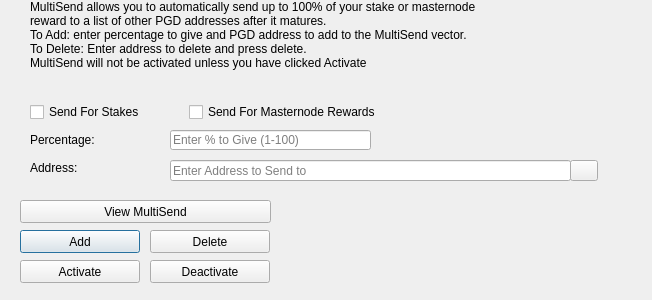
<?xml version="1.0" encoding="UTF-8"?>
<ui version="4.0">
 <class>MultiSendDialog</class>
 <widget class="QDialog" name="MultiSendDialog">
  <property name="windowModality">
   <enum>Qt::NonModal</enum>
  </property>
  <property name="geometry">
   <rect>
    <x>0</x>
    <y>0</y>
    <width>652</width>
    <height>300</height>
   </rect>
  </property>
  <property name="windowTitle">
   <string>MultiSend</string>
  </property>
  <widget class="QLineEdit" name="multiSendPercentEdit">
   <property name="geometry">
    <rect>
     <x>170</x>
     <y>130</y>
     <width>201</width>
     <height>20</height>
    </rect>
   </property>
   <property name="toolTip">
    <string>Enter whole numbers 1 - 100</string>
   </property>
   <property name="placeholderText">
    <string>Enter % to Give (1-100)</string>
   </property>
  </widget>
  <widget class="QLineEdit" name="multiSendAddressEdit">
   <property name="geometry">
    <rect>
     <x>170</x>
     <y>160</y>
     <width>401</width>
     <height>21</height>
    </rect>
   </property>
   <property name="toolTip">
    <string/>
   </property>
   <property name="placeholderText">
    <string>Enter Address to Send to</string>
   </property>
  </widget>
  <widget class="QLabel" name="label_2">
   <property name="geometry">
    <rect>
     <x>30</x>
     <y>0</y>
     <width>451</width>
     <height>121</height>
    </rect>
   </property>
   <property name="lineWidth">
    <number>1</number>
   </property>
   <property name="text">
    <string>MultiSend allows you to automatically send up to 100% of your stake or masternode reward to a list of other PGD addresses after it matures.
To Add: enter percentage to give and PGD address to add to the MultiSend vector.
To Delete: Enter address to delete and press delete.
MultiSend will not be activated unless you have clicked Activate</string>
   </property>
   <property name="alignment">
    <set>Qt::AlignLeading|Qt::AlignLeft|Qt::AlignTop</set>
   </property>
   <property name="wordWrap">
    <bool>true</bool>
   </property>
  </widget>
  <widget class="QLabel" name="message">
   <property name="geometry">
    <rect>
     <x>290</x>
     <y>200</y>
     <width>351</width>
     <height>91</height>
    </rect>
   </property>
   <property name="text">
    <string/>
   </property>
  </widget>
  <widget class="QPushButton" name="addButton">
   <property name="geometry">
    <rect>
     <x>20</x>
     <y>230</y>
     <width>120</width>
     <height>23</height>
    </rect>
   </property>
   <property name="toolTip">
    <string/>
   </property>
   <property name="statusTip">
    <string>Add to MultiSend Vector</string>
   </property>
   <property name="text">
    <string>Add</string>
   </property>
  </widget>
  <widget class="QPushButton" name="disableButton">
   <property name="geometry">
    <rect>
     <x>150</x>
     <y>260</y>
     <width>120</width>
     <height>23</height>
    </rect>
   </property>
   <property name="statusTip">
    <string>Deactivate MultiSend</string>
   </property>
   <property name="text">
    <string>Deactivate</string>
   </property>
  </widget>
  <widget class="QPushButton" name="addressBookButton">
   <property name="geometry">
    <rect>
     <x>570</x>
     <y>160</y>
     <width>28</width>
     <height>21</height>
    </rect>
   </property>
   <property name="toolTip">
    <string>Choose an address from the address book</string>
   </property>
   <property name="text">
    <string/>
   </property>
   <property name="icon">
    <iconset resource="../promoguild.qrc">
     <normaloff>:/icons/address-book</normaloff>:/icons/address-book</iconset>
   </property>
   <property name="shortcut">
    <string>Alt+A</string>
   </property>
   <property name="autoDefault">
    <bool>false</bool>
   </property>
  </widget>
  <widget class="QLabel" name="label">
   <property name="geometry">
    <rect>
     <x>30</x>
     <y>130</y>
     <width>121</width>
     <height>20</height>
    </rect>
   </property>
   <property name="toolTip">
    <string>Percentage of stake to send</string>
   </property>
   <property name="text">
    <string>Percentage:</string>
   </property>
  </widget>
  <widget class="QLabel" name="label_5">
   <property name="geometry">
    <rect>
     <x>30</x>
     <y>160</y>
     <width>111</width>
     <height>16</height>
    </rect>
   </property>
   <property name="toolTip">
    <string>Address to send portion of stake to</string>
   </property>
   <property name="text">
    <string>Address:</string>
   </property>
  </widget>
  <widget class="QPushButton" name="deleteButton">
   <property name="geometry">
    <rect>
     <x>150</x>
     <y>230</y>
     <width>120</width>
     <height>23</height>
    </rect>
   </property>
   <property name="toolTip">
    <string/>
   </property>
   <property name="statusTip">
    <string>Delete Address From MultiSend Vector</string>
   </property>
   <property name="text">
    <string>Delete</string>
   </property>
  </widget>
  <widget class="QPushButton" name="activateButton">
   <property name="geometry">
    <rect>
     <x>20</x>
     <y>260</y>
     <width>120</width>
     <height>23</height>
    </rect>
   </property>
   <property name="statusTip">
    <string>Activate MultiSend</string>
   </property>
   <property name="text">
    <string>Activate</string>
   </property>
  </widget>
  <widget class="QPushButton" name="viewButton">
   <property name="geometry">
    <rect>
     <x>20</x>
     <y>200</y>
     <width>251</width>
     <height>23</height>
    </rect>
   </property>
   <property name="toolTip">
    <string/>
   </property>
   <property name="statusTip">
    <string>View MultiSend Vector</string>
   </property>
   <property name="text">
    <string>View MultiSend</string>
   </property>
  </widget>
  <widget class="QWidget" name="horizontalLayoutWidget">
   <property name="geometry">
    <rect>
     <x>30</x>
     <y>100</y>
     <width>351</width>
     <height>24</height>
    </rect>
   </property>
   <layout class="QHBoxLayout" name="horizontalLayout">
    <item>
     <widget class="QCheckBox" name="multiSendStakeCheckBox">
      <property name="text">
       <string>Send For Stakes</string>
      </property>
     </widget>
    </item>
    <item>
     <widget class="QCheckBox" name="multiSendMasternodeCheckBox">
      <property name="text">
       <string>Send For Masternode Rewards</string>
      </property>
     </widget>
    </item>
   </layout>
  </widget>
 </widget>
 <resources>
  <include location="../promoguild.qrc"/>
 </resources>
 <connections/>
</ui>
